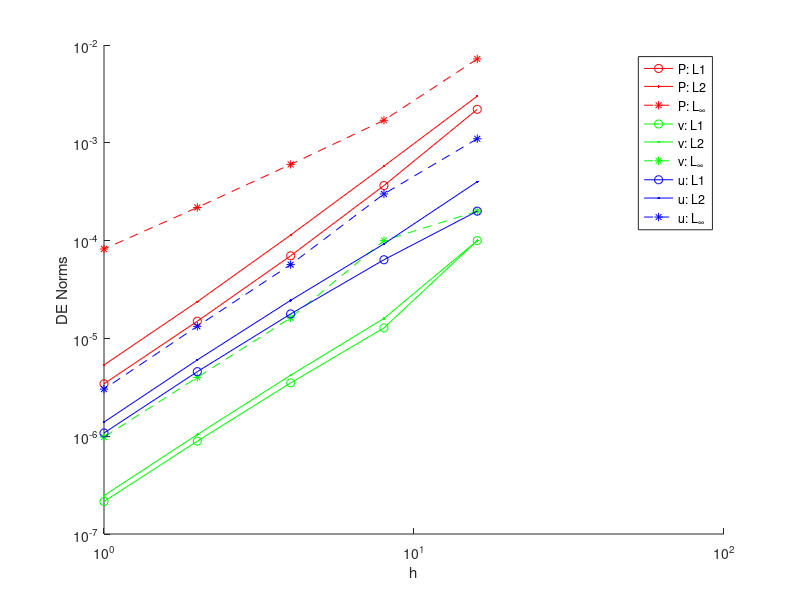

Source code (MATLAB): (Note: this script raises an error after producing the figure.)
% Author: Se Hwan
% AME 50572: Intro to CFD
% Plotting DE vs. h for manufactured solution

clc;clf;
%% data
h = [16 8 4 2 1];
pressureDE_L1 = [0.0022 0.3655e-3 0.6991e-4 0.1498e-4 0.3434e-5];
pressureDE_L2 = [0.0030 0.5776e-3 0.1140e-3 0.2372e-4 0.5350e-5];
pressureDE_Linf = [0.0072 0.0017 0.6016e-3 0.2181e-3 0.8203e-4];

uDE_L1 = [0.0002  0.0637e-3 0.1778e-4 0.0457e-4 0.10793e-5];
uDE_L2 = [0.0004 0.0926e-3 0.0245e-3 0.0603e-4 0.1394e-5];
uDE_Linf = [0.0011 0.0003 0.0568e-3 0.0133e-3 0.0303e-4];

vDE_L1 = [0.0001  0.0128e-3 0.0351e-4 0.0089e-4 0.0215e-5];
vDE_L2 = [0.0001 0.0160e-3 0.0042e-3 0.0104e-4 0.0247e-5];
vDE_Linf = [0.0002  0.0001 0.0162e-3 0.0040e-3 0.0098e-4];

%% plotting
hold on;
figure(1)
loglog(h,pressureDE_L1,'ro-',h,pressureDE_L2,'r.-',h,pressureDE_Linf,'r*--',h,vDE_L1,'go-',h,vDE_L2,'g.-',h,vDE_Linf,'g*--',h,uDE_L1,'bo-',h,uDE_L2,'b.-',h,uDE_Linf,'b*--')
xlabel('h')
ylabel('DE Norms')
legend('P: L1','P: L2','P: L_{\infty}','v: L1','v: L2','v: L_{\infty}','u: L1','u: L2','u: L_{\infty}')
ax = gca;
ax.FontSize = 16;
ax.FontName = 'Times New Roman';